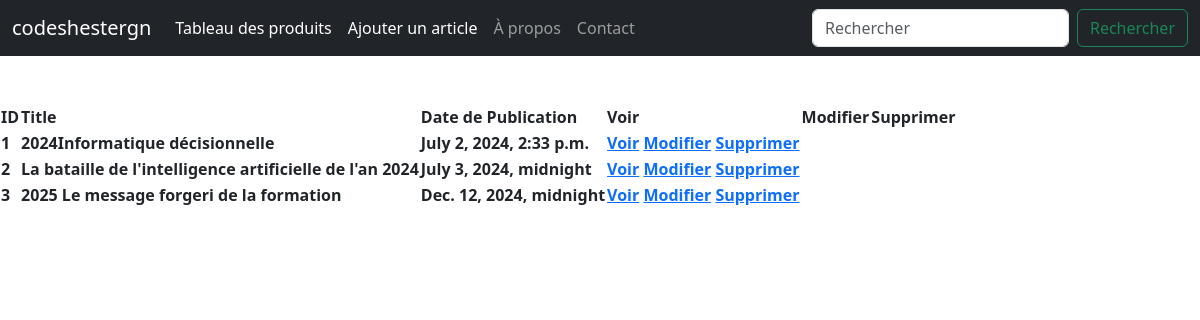
Screenshot of /table/ with the database file from the repository.
### blog/models.py (models this page shows, shortened)
class BlogArticles(models.Model):
    title = models.CharField(max_length=100)
    description = models.TextField(max_length=300)
    image = models.ImageField(upload_to = 'images/', blank=True)
    datapub = models.DateTimeField()
    slug = models.SlugField(max_length=10)
    class Meta:
        verbose_name = 'BlogArticle'
        verbose_name_plural = 'BlogArticles'

### blog/views.py (the view)
# urls.py: path('table/', listblog, name='table'),
def listblog(request):
    blog = BlogArticles.objects.all()
    context = {
        'blogs' : blog
    }
    return render(request, 'blog/table.html', context)

### blog/templates/blog/table.html
{% extends 'blog/base.html' %}
{% block section %}
<table>
    <thead>
    <tr>
        <th>ID</th>
        <th>Title</th>
        <th>Date de Publication</th>
        <th>Voir</th>
        <th>Modifier</th>
        <th>Supprimer</th>
    </tr>
    </thead>
    <tbody>
   {% for blog in blogs %}
     <tr>
        <th>{{ blog.id }}</th>
        <th>{{ blog.title }}</th>
        <th>{{ blog.datapub }}</th>
        <th>
            <a href="#">Voir</a>
            <a href="{% url 'modifier' blog.id %}">Modifier</a>
            <a href="#">Supprimer</a>
        </th>
    </tr>
    {% empty %}
    <h2>La table des vide, pas d'article</h2>
    {% endfor %}
    </tbody>
</table>
{% endblock %}

### rows the page displays
BlogArticles: id "1", title "2024Informatique décisionnelle", datapub "July 2, 2024, 2:33 p.m."
BlogArticles: id "2", title "La bataille de l'intelligence artificielle de l'an 2024", datapub "July 3, 2024, midnight"
BlogArticles: id "3", title "2025 Le message forgeri de la formation", datapub "Dec. 12, 2024, midnight"
